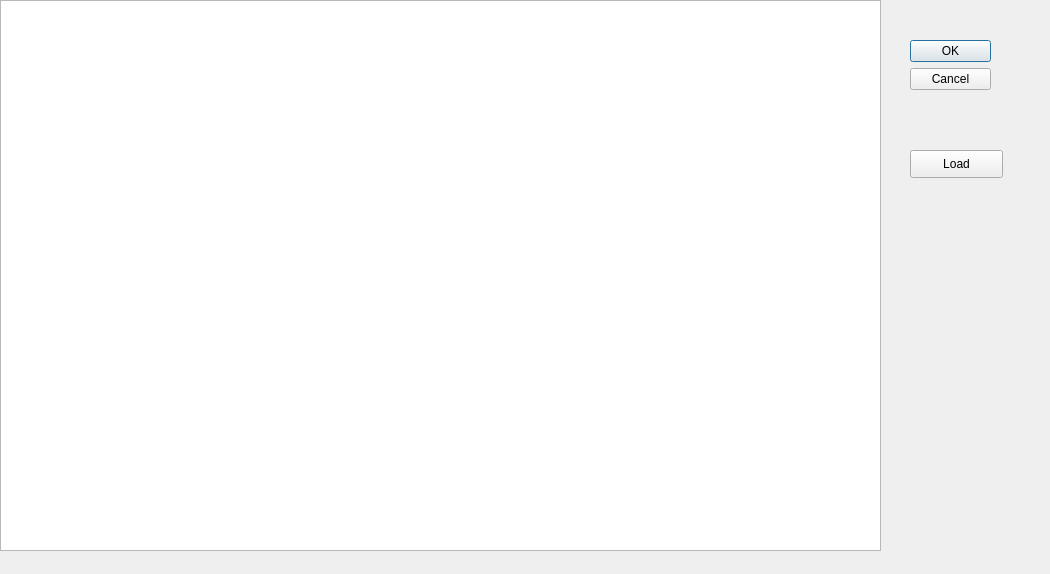
<?xml version="1.0" encoding="UTF-8"?>
<ui version="4.0">
 <class>Dialog</class>
 <widget class="QDialog" name="Dialog">
  <property name="geometry">
   <rect>
    <x>0</x>
    <y>0</y>
    <width>1050</width>
    <height>574</height>
   </rect>
  </property>
  <property name="windowTitle">
   <string>Dialog</string>
  </property>
  <widget class="QDialogButtonBox" name="buttonBox">
   <property name="geometry">
    <rect>
     <x>910</x>
     <y>40</y>
     <width>81</width>
     <height>241</height>
    </rect>
   </property>
   <property name="orientation">
    <enum>Qt::Vertical</enum>
   </property>
   <property name="standardButtons">
    <set>QDialogButtonBox::Cancel|QDialogButtonBox::Ok</set>
   </property>
  </widget>
  <widget class="QGraphicsView" name="graphicsView">
   <property name="geometry">
    <rect>
     <x>0</x>
     <y>0</y>
     <width>881</width>
     <height>551</height>
    </rect>
   </property>
  </widget>
  <widget class="QPushButton" name="LoadButton">
   <property name="geometry">
    <rect>
     <x>910</x>
     <y>150</y>
     <width>93</width>
     <height>28</height>
    </rect>
   </property>
   <property name="text">
    <string>Load</string>
   </property>
  </widget>
 </widget>
 <resources/>
 <connections>
  <connection>
   <sender>buttonBox</sender>
   <signal>accepted()</signal>
   <receiver>Dialog</receiver>
   <slot>accept()</slot>
   <hints>
    <hint type="sourcelabel">
     <x>248</x>
     <y>254</y>
    </hint>
    <hint type="destinationlabel">
     <x>157</x>
     <y>274</y>
    </hint>
   </hints>
  </connection>
  <connection>
   <sender>buttonBox</sender>
   <signal>rejected()</signal>
   <receiver>Dialog</receiver>
   <slot>reject()</slot>
   <hints>
    <hint type="sourcelabel">
     <x>316</x>
     <y>260</y>
    </hint>
    <hint type="destinationlabel">
     <x>286</x>
     <y>274</y>
    </hint>
   </hints>
  </connection>
 </connections>
</ui>
